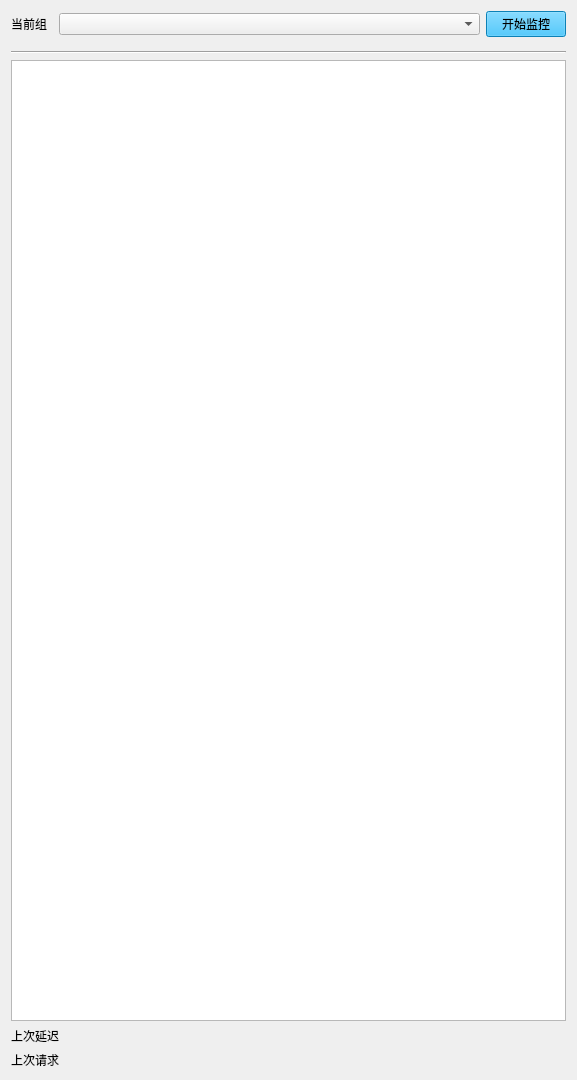
<?xml version="1.0" encoding="UTF-8"?>
<ui version="4.0">
 <class>DashBoard</class>
 <widget class="QWidget" name="DashBoard">
  <property name="geometry">
   <rect>
    <x>0</x>
    <y>0</y>
    <width>577</width>
    <height>1080</height>
   </rect>
  </property>
  <property name="sizePolicy">
   <sizepolicy hsizetype="Expanding" vsizetype="Expanding">
    <horstretch>0</horstretch>
    <verstretch>0</verstretch>
   </sizepolicy>
  </property>
  <property name="minimumSize">
   <size>
    <width>400</width>
    <height>0</height>
   </size>
  </property>
  <property name="windowTitle">
   <string>Form</string>
  </property>
  <property name="styleSheet">
   <string notr="true"/>
  </property>
  <layout class="QGridLayout" name="gridLayout">
   <item row="0" column="0">
    <layout class="QVBoxLayout" name="verticalLayout">
     <property name="sizeConstraint">
      <enum>QLayout::SetMaximumSize</enum>
     </property>
     <item>
      <layout class="QVBoxLayout" name="dashboardFrame" stretch="2,0,10">
       <property name="sizeConstraint">
        <enum>QLayout::SetMaximumSize</enum>
       </property>
       <item>
        <layout class="QHBoxLayout" name="horizontalLayout" stretch="1,10,0">
         <property name="sizeConstraint">
          <enum>QLayout::SetMinimumSize</enum>
         </property>
         <item alignment="Qt::AlignLeft|Qt::AlignVCenter">
          <widget class="QLabel" name="label">
           <property name="sizePolicy">
            <sizepolicy hsizetype="Maximum" vsizetype="Maximum">
             <horstretch>0</horstretch>
             <verstretch>0</verstretch>
            </sizepolicy>
           </property>
           <property name="text">
            <string>当前组</string>
           </property>
          </widget>
         </item>
         <item alignment="Qt::AlignVCenter">
          <widget class="QComboBox" name="comboBox">
           <property name="sizePolicy">
            <sizepolicy hsizetype="Minimum" vsizetype="Fixed">
             <horstretch>0</horstretch>
             <verstretch>0</verstretch>
            </sizepolicy>
           </property>
          </widget>
         </item>
         <item>
          <widget class="QPushButton" name="btnMonitor">
           <property name="autoFillBackground">
            <bool>false</bool>
           </property>
           <property name="styleSheet">
            <string notr="true">background-color:  rgb(17, 180, 255)</string>
           </property>
           <property name="text">
            <string>开始监控</string>
           </property>
          </widget>
         </item>
        </layout>
       </item>
       <item>
        <spacer name="verticalSpacer">
         <property name="orientation">
          <enum>Qt::Vertical</enum>
         </property>
         <property name="sizeHint" stdset="0">
          <size>
           <width>20</width>
           <height>8</height>
          </size>
         </property>
        </spacer>
       </item>
       <item>
        <layout class="QVBoxLayout" name="statusLayout">
         <item>
          <layout class="QHBoxLayout" name="hl_topview"/>
         </item>
         <item>
          <widget class="QFrame" name="frame">
           <property name="frameShape">
            <enum>QFrame::HLine</enum>
           </property>
           <property name="frameShadow">
            <enum>QFrame::Sunken</enum>
           </property>
          </widget>
         </item>
         <item>
          <layout class="QVBoxLayout" name="verticalLayout_3">
           <item>
            <widget class="QtCharts::QChartView" name="graphicsView">
             <property name="sizePolicy">
              <sizepolicy hsizetype="Expanding" vsizetype="Expanding">
               <horstretch>0</horstretch>
               <verstretch>0</verstretch>
              </sizepolicy>
             </property>
            </widget>
           </item>
          </layout>
         </item>
         <item>
          <layout class="QVBoxLayout" name="verticalLayout_4">
           <item>
            <layout class="QHBoxLayout" name="horizontalLayout_4">
             <property name="sizeConstraint">
              <enum>QLayout::SetMaximumSize</enum>
             </property>
             <item>
              <widget class="QLabel" name="label_5">
               <property name="sizePolicy">
                <sizepolicy hsizetype="Maximum" vsizetype="Maximum">
                 <horstretch>0</horstretch>
                 <verstretch>0</verstretch>
                </sizepolicy>
               </property>
               <property name="text">
                <string>上次延迟</string>
               </property>
              </widget>
             </item>
             <item>
              <widget class="QLabel" name="ll_lastLag">
               <property name="sizePolicy">
                <sizepolicy hsizetype="Preferred" vsizetype="Maximum">
                 <horstretch>0</horstretch>
                 <verstretch>0</verstretch>
                </sizepolicy>
               </property>
               <property name="text">
                <string/>
               </property>
              </widget>
             </item>
            </layout>
           </item>
           <item>
            <layout class="QHBoxLayout" name="horizontalLayout_3">
             <property name="sizeConstraint">
              <enum>QLayout::SetMaximumSize</enum>
             </property>
             <item>
              <widget class="QLabel" name="label_3">
               <property name="sizePolicy">
                <sizepolicy hsizetype="Maximum" vsizetype="Maximum">
                 <horstretch>0</horstretch>
                 <verstretch>0</verstretch>
                </sizepolicy>
               </property>
               <property name="text">
                <string>上次请求</string>
               </property>
              </widget>
             </item>
             <item>
              <widget class="QLabel" name="ll_prerequesturl">
               <property name="sizePolicy">
                <sizepolicy hsizetype="Preferred" vsizetype="Maximum">
                 <horstretch>0</horstretch>
                 <verstretch>0</verstretch>
                </sizepolicy>
               </property>
               <property name="text">
                <string/>
               </property>
              </widget>
             </item>
            </layout>
           </item>
          </layout>
         </item>
        </layout>
       </item>
      </layout>
     </item>
    </layout>
   </item>
  </layout>
 </widget>
 <customwidgets>
  <customwidget>
   <class>QtCharts::QChartView</class>
   <extends>QGraphicsView</extends>
   <header location="global">qchartview.h</header>
  </customwidget>
 </customwidgets>
 <resources/>
 <connections/>
</ui>
